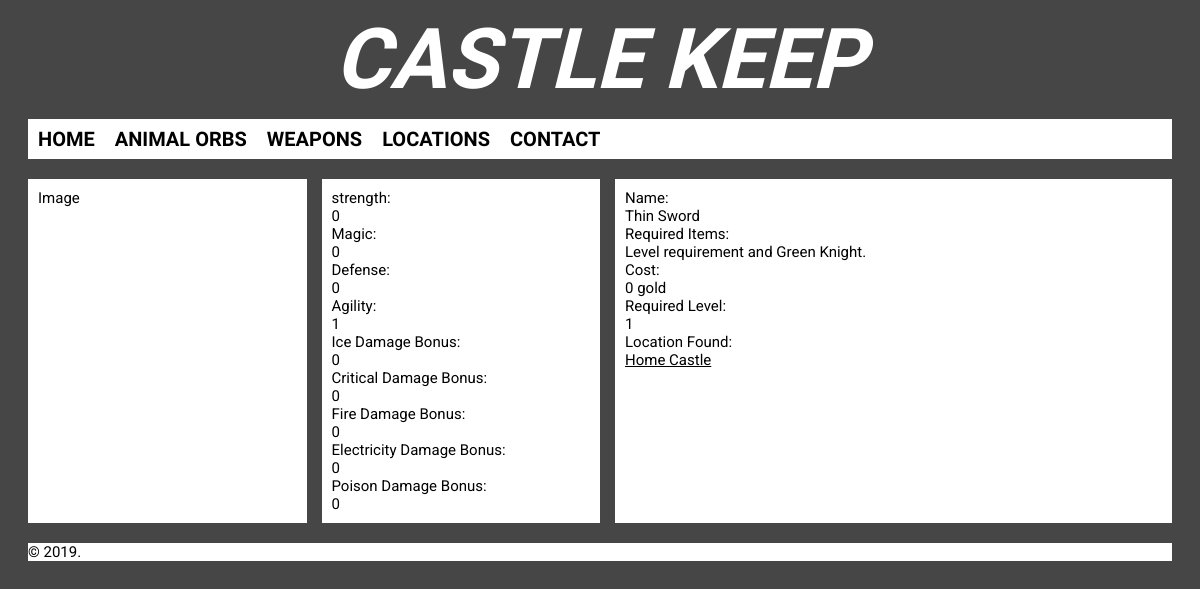
Screenshot of /weapon/1 with the database file from the repository.
### app/models.py (models this page shows)
class Weapon(db.Model):
    __tablename__ = 'Weapon'
    id = db.Column(db.Integer, primary_key=True, nullable=False)
    name = db.Column(db.String(100), nullable=False)
    locationid = db.Column(db.Integer, db.ForeignKey('Location.id'), nullable=False)
    reqItem = db.Column(db.String(2000))
    reqLevel = db.Column(db.Integer, nullable=False)
    mode = db.Column(db.String(10), nullable=False)
    strength = db.Column(db.Integer)
    magic = db.Column(db.Integer)
    defense = db.Column(db.Integer)
    agility = db.Column(db.Integer)
    iceSpecial = db.Column(db.Integer)
    critSpecial = db.Column(db.Integer)
    fireSpecial = db.Column(db.Integer)
    elecSpecial = db.Column(db.Integer)
    poiSpecial = db.Column(db.Integer)
    cost = db.Column(db.Integer)

class Location(db.Model):
    __tablename__ = 'Location'
    id = db.Column(db.Integer, primary_key=True, nullable=False)
    name = db.Column(db.String(100), nullable=False)
    description = db.Column(db.String(2000))
    chapter = db.Column(db.Integer, nullable=False)
    localeType = db.Column(db.String(10))
    orbs = db.relationship('Orb')
    weaponLoc = db.relationship('Weapon', backref = 'locale')

### app/routes.py (the view)
@app.route('/weapon/<id>')
def weapon_details(id):
    weapon = Weapon.query.filter_by(id = id).first()
    location = Location.query.filter_by(id = id).first()
    return render_template('weapon_details.html', page_title="Weapon Details", weapon=weapon, location=location)

### app/templates/weapon_details.html
{% extends 'layout.html' %}
{% block content %}
<div class = "grid-containerOW">
  <div><p>Image</p></div>
  <div class = "textBox">
    <p>
      strength: <br> {{weapon.strength}}
      <br>
      Magic: <br> {{weapon.magic}}
      <br>
      Defense: <br> {{weapon.defense}}
      <br>
      Agility: <br> {{weapon.agility}}
      <br>
      Ice Damage Bonus: <br> {{weapon.iceSpecial}}
      <br>
      Critical Damage Bonus: <br> {{weapon.critSpecial}}
      <br>
      Fire Damage Bonus: <br> {{weapon.fireSpecial}}
      <br>
      Electricity Damage Bonus: <br> {{weapon.elecSpecial}}
      <br>
      Poison Damage Bonus: <br> {{weapon.poiSpecial}}
      <br>
    </p>
  </div>
  <div class = "textBox">
    <p>
      Name: <br> {{weapon.name}}
      <br>
      Required Items: <br> {{weapon.reqItem}}
      <br>
      Cost: <br> {{weapon.cost}} gold
      <br>
      Required Level: <br> {{weapon.reqLevel}}
      <br>
      Location Found: <br> <a href="../location/{{weapon.locationid}}">{{location.name}}</a>
      <br>
    </p>
  </div>
</div>
{% endblock %}

### app/static/stylesheets/style.css (style rules this page uses)
html { background-color: #464646; color: #000000; font-family: 'Roboto', sans-serif; font-size: 15px; text-align: justify; }
.textBox, footer, h2 { margin-top: 0px; margin-bottom: 0px; }
a:link { color: #000000; }
a { margin: 0; }
.grid-containerMain, .grid-containerSecond, .grid-containerOW { display: grid; grid-gap: 15px; margin: 0 20px 20px 20px; }
.grid-containerOW { grid-template-columns: 1fr 1fr 2fr; }
.grid-containerOW > div { background-color: #FFFFFF; width: inherit; height: auto; }
.grid-containerOW > div > p { margin: 10px; }

### rows the page displays
Weapon: strength "0", magic "0", defense "0", agility "1", iceSpecial "0", critSpecial "0", fireSpecial "0", elecSpecial "0", poiSpecial "0", name "Thin Sword", reqItem "Level requirement and Green Knight.", cost "0", reqLevel "1"
Location: name "Home Castle"
